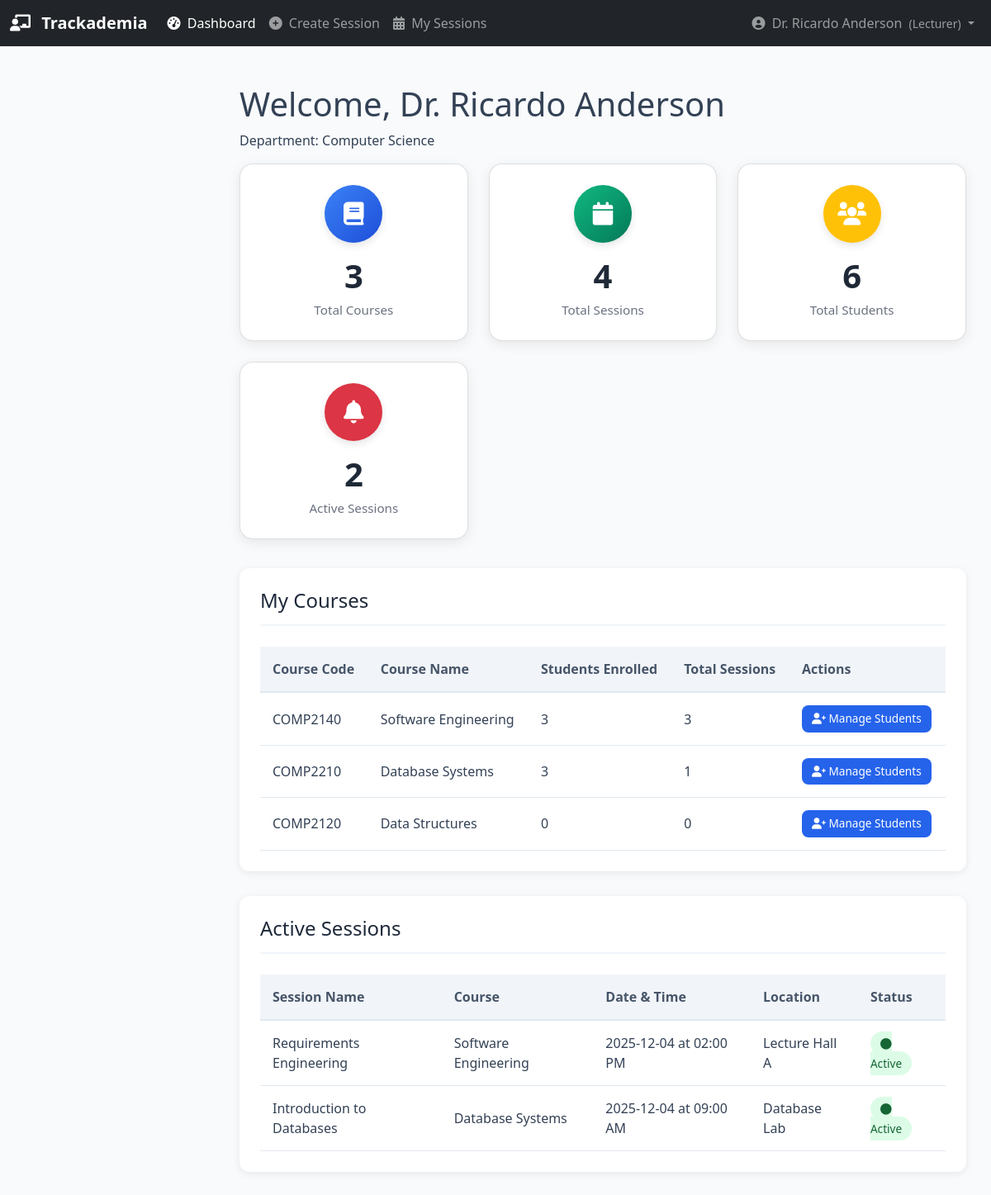
The page /lecturer/dashboard (signed in) on the database its author committed.
### database.py (models this page shows, shortened)
class User(db.Model):
    __tablename__ = 'users'
    id = db.Column(db.Integer, primary_key=True)
    username = db.Column(db.String(80), unique=True, nullable=False)
    password_hash = db.Column(db.String(200), nullable=False)
    name = db.Column(db.String(100), nullable=False)
    email = db.Column(db.String(120), unique=True, nullable=True)
    user_type = db.Column(db.String(20), nullable=False)  # 'admin', 'lecturer', or 'student'
    is_active = db.Column(db.Boolean, default=True)
    created_at = db.Column(db.DateTime, default=datetime.utcnow)

class Lecturer(db.Model):
    __tablename__ = 'lecturers'
    id = db.Column(db.Integer, primary_key=True)
    user_id = db.Column(db.Integer, db.ForeignKey('users.id'), nullable=False)
    department = db.Column(db.String(100))
    employee_id = db.Column(db.String(50), unique=True)
    office_location = db.Column(db.String(200))
    office_hours = db.Column(db.String(200))
    is_active = db.Column(db.Boolean, default=True)
    user = db.relationship('User', backref='lecturer_profile')
    courses = db.relationship('Course', backref='lecturer', lazy=True)
    sessions = db.relationship('Session', backref='lecturer', lazy=True)

class Course(db.Model):
    __tablename__ = 'courses'
    id = db.Column(db.Integer, primary_key=True)
    name = db.Column(db.String(200), nullable=False)
    code = db.Column(db.String(50), unique=True)
    description = db.Column(db.Text, nullable=True)
    credits = db.Column(db.Integer, default=3)
    semester = db.Column(db.String(50))  # Fall 2024, Spring 2025, etc.
    max_capacity = db.Column(db.Integer, default=30)
    lecturer_id = db.Column(db.Integer, db.ForeignKey('lecturers.id'), nullable=False)
    is_active = db.Column(db.Boolean, default=True)
    created_at = db.Column(db.DateTime, default=datetime.utcnow)
    students = db.relationship('Student',
                              secondary=enrollments,
                              back_populates='courses')
    sessions = db.relationship('Session', backref='course', lazy=True)

class Session(db.Model):
    __tablename__ = 'sessions'
    id = db.Column(db.Integer, primary_key=True)
    course_id = db.Column(db.Integer, db.ForeignKey('courses.id'))
    name = db.Column(db.String(100))
    date = db.Column(db.Date)
    start_time = db.Column(db.Time)
    duration_minutes = db.Column(db.Integer)
    location = db.Column(db.String(200))
    allowed_distance_meters = db.Column(db.Integer, default=50)
    lecturer_id = db.Column(db.Integer, db.ForeignKey('lecturers.id'))
    status = db.Column(db.String(20), default='upcoming')  # upcoming, active, past
    latitude = db.Column(db.Float)
    longitude = db.Column(db.Float)
    allowed_ip_range = db.Column(db.String(100), nullable=True)
    attendance_records = db.relationship('Attendance', back_populates='session', cascade='all, delete-orphan')

### app.py (the view)
@app.route('/lecturer/dashboard')
def lecturer_dashboard():
    lecturer_id = flask_session.get('user_id')
    lecturer = db.session.query(Lecturer).filter_by(user_id=lecturer_id).first()
    if not lecturer:
        flask_session.clear()
        return redirect(url_for('login'))
    courses = db.session.query(Course).filter_by(lecturer_id=lecturer.id).all()
    total_sessions = db.session.query(SessionModel).filter_by(lecturer_id=lecturer.id).count()
    total_students = 0
    for course in courses:
        total_students += len(course.students)
    active_sessions = db.session.query(SessionModel).filter_by(
        lecturer_id=lecturer.id,
        status='active'
    ).all()
    return render_template('lecturer_dashboard.html',
                         lecturer=lecturer,
                         courses=courses,
                         total_sessions=total_sessions,
                         total_students=total_students,
                         active_sessions=active_sessions)

### templates/lecturer_dashboard.html (shortened to what this page needs)
{% extends "base.html" %}
{% block content %}
<div class="dashboard-header">
    <h1>Welcome, {{ lecturer.user.name }}</h1>
    <p>Department: {{ lecturer.department }}</p>
</div>
<div class="dashboard-cards">
    <div class="card">
        <div class="card-icon bg-primary">
            <i class="fas fa-book"></i>
        </div>
        <h3>{{ courses|length }}</h3>
        <p>Total Courses</p>
    </div>
    <div class="card">
        <div class="card-icon bg-success">
            <i class="fas fa-calendar"></i>
        </div>
        <h3>{{ total_sessions }}</h3>
        <p>Total Sessions</p>
    </div>
    <div class="card">
        <div class="card-icon bg-warning">
            <i class="fas fa-users"></i>
        </div>
        <h3>{{ total_students }}</h3>
        <p>Total Students</p>
    </div>
    <div class="card">
        <div class="card-icon bg-danger">
            <i class="fas fa-bell"></i>
        </div>
        <h3>{{ active_sessions|length }}</h3>
        <p>Active Sessions</p>
    </div>
</div>
<div class="table-container">
    <h2>My Courses</h2>
    <table>
        <thead>
            <tr>
                <th>Course Code</th>
                <th>Course Name</th>
                <th>Students Enrolled</th>
                <th>Total Sessions</th>
                <th>Actions</th>
            </tr>
        </thead>
        <tbody>
            {% for course in courses %}
            <tr>
                <td>{{ course.code }}</td>
                <td>{{ course.name }}</td>
                <td>{{ course.students|length }}</td>
                <td>{{ course.sessions|length }}</td>
                <td>
                    <a href="{{ url_for('manage_students', course_id=course.id) }}" class="btn btn-primary btn-sm">
                        <i class="fas fa-user-plus"></i> Manage Students
                    </a>
                </td>
            </tr>
            {% endfor %}
        </tbody>
    </table>
</div>
<div class="table-container">
    <h2>Active Sessions</h2>
    <table>
        <thead>
            <tr>
                <th>Session Name</th>
                <th>Course</th>
                <th>Date & Time</th>
                <th>Location</th>
                <th>Status</th>
            </tr>
        </thead>
        <tbody>
            {% for session in active_sessions %}
            <tr>
                <td>{{ session.name }}</td>
                <td>{{ session.course.name }}</td>
                <td>{{ session.date }} at {{ session.start_time.strftime('%I:%M %p') }}</td>
                <td>{{ session.location }}</td>
                <td>
                    <span class="status-badge status-active">
                        <i class="fas fa-circle"></i> Active
                    </span>
                </td>
            </tr>
            {% endfor %}
        </tbody>
    </table>
</div>
{% endblock %}

### templates/base.html (shortened to what this page needs)
<!DOCTYPE html>
<html lang="en">
<head>
    <link href="https://cdn.jsdelivr.net/npm/bootstrap@5.1.3/dist/css/bootstrap.min.css" rel="stylesheet">
    <link rel="stylesheet" href="{{ url_for('static', filename='css/style.css') }}">
    <link rel="stylesheet" href="https://cdnjs.cloudflare.com/ajax/libs/font-awesome/6.0.0/css/all.min.css">
</head>
<body>
    <nav class="navbar navbar-expand-lg navbar-dark bg-dark">
        <div class="container-fluid">
            <a class="navbar-brand" href="{{ url_for('index') }}">
                <i class="fas fa-chalkboard-teacher me-2"></i>
                <strong>Trackademia</strong>
            </a>
            <div class="collapse navbar-collapse" id="navbarNav">
                <ul class="navbar-nav me-auto">
                    {% if 'user_id' in session %}
                        {% if session.user_type == 'admin' %}
                            <li class="nav-item">
                                <a class="nav-link {{ 'active' if request.endpoint == 'admin_dashboard' }}"
                                   href="{{ url_for('admin_dashboard') }}">
                                    <i class="fas fa-tachometer-alt me-1"></i> Dashboard
                                </a>
                            </li>
                            <li class="nav-item dropdown">
                                <a class="nav-link dropdown-toggle" href="#" id="usersDropdown" role="button"
                                   data-bs-toggle="dropdown">
                                    <i class="fas fa-users me-1"></i> Users
                                </a>
                                <ul class="dropdown-menu">
                                    <li>
                                        <a class="dropdown-item" href="{{ url_for('admin_users') }}">
                                            <i class="fas fa-list me-2"></i> Manage Users
                                        </a>
                                    </li>
                                    <li>
                                        <a class="dropdown-item" href="{{ url_for('admin_create_user') }}">
                                            <i class="fas fa-user-plus me-2"></i> Create User
                                        </a>
                                    </li>
                                    <li>
                                        <a class="dropdown-item" href="{{ url_for('admin_import_users') }}">
                                            <i class="fas fa-file-import me-2"></i> Import Users
                                        </a>
                                    </li>
                                </ul>
                            </li>
                            <li class="nav-item dropdown">
                                <a class="nav-link dropdown-toggle" href="#" id="coursesDropdown" role="button"
                                   data-bs-toggle="dropdown">
                                    <i class="fas fa-book me-1"></i> Courses
                                </a>
                                <ul class="dropdown-menu">
                                    <li>
                                        <a class="dropdown-item" href="{{ url_for('admin_courses') }}">
                                            <i class="fas fa-list me-2"></i> All Courses
                                        </a>
                                    </li>
                                    <li>
                                        <a class="dropdown-item" href="{{ url_for('admin_create_course') }}">
                                            <i class="fas fa-plus-circle me-2"></i> Create Course
                                        </a>
                                    </li>
                                </ul>
                            </li>
                            <li class="nav-item">
                                <a class="nav-link {{ 'active' if request.endpoint == 'admin_removal_requests' }}"
                                   href="{{ url_for('admin_removal_requests') }}">
                                    <i class="fas fa-clipboard-list me-1"></i> Requests
                                    {% if pending_requests_count and pending_requests_count > 0 %}
                                    <span class="badge bg-danger">{{ pending_requests_count }}</span>
                                    {% endif %}
                                </a>
                            </li>
                            <li class="nav-item">
                                <a class="nav-link {{ 'active' if request.endpoint == 'admin_reports' }}"
                                   href="{{ url_for('admin_reports') }}">
                                    <i class="fas fa-chart-bar me-1"></i> Reports
                                </a>
                            </li>
                        {% elif session.user_type == 'lecturer' %}
                            <li class="nav-item">
                                <a class="nav-link {{ 'active' if request.endpoint == 'lecturer_dashboard' }}"
                                   href="{{ url_for('lecturer_dashboard') }}">
                                    <i class="fas fa-tachometer-alt me-1"></i> Dashboard
                                </a>
                            </li>
                            <li class="nav-item">
                                <a class="nav-link {{ 'active' if request.endpoint == 'create_session' }}"
                                   href="{{ url_for('create_session') }}">
                                    <i class="fas fa-plus-circle me-1"></i> Create Session
                                </a>
                            </li>
                            <li class="nav-item">
                                <a class="nav-link {{ 'active' if request.endpoint == 'my_sessions' }}"
                                   href="{{ url_for('my_sessions') }}">
                                    <i class="fas fa-calendar-alt me-1"></i> My Sessions
                                </a>
                            </li>
                        {% endif %}
                    {% endif %}
                </ul>
                <ul class="navbar-nav ms-auto">
                    {% if 'user_id' in session %}
                        <li class="nav-item dropdown">
                            <a class="nav-link dropdown-toggle" href="#" id="userDropdown" role="button"
                               data-bs-toggle="dropdown">
                                <i class="fas fa-user-circle me-1"></i> {{ session.name }}
                                <small class="ms-1">({{ session.user_type|title }})</small>
                            </a>
                        </li>
                    {% else %}
                        <li class="nav-item">
                            <a class="nav-link" href="{{ url_for('login') }}">
                                <i class="fas fa-sign-in-alt me-1"></i> Login
                            </a>
                        </li>
                    {% endif %}
                </ul>
            </div>
        </div>
    </nav>
    <div class="main-content">
        {% block content %}{% endblock %}
    </div>
</body>
</html>

### rows shown on the page
User: name "Dr. Ricardo Anderson", user.name "Dr. Ricardo Anderson"
Lecturer: department "Computer Science"
Course: code "COMP2140", name "Software Engineering", students|length "3", sessions|length "3"
Course: code "COMP2210", name "Database Systems", students|length "3", sessions|length "1"
Course: code "COMP2120", name "Data Structures", students|length "0", sessions|length "0"

### other values the page prints
{{ session.user_type|title }} "Lecturer"
{{ courses|length }} "3"
{{ total_sessions }} "4"
{{ total_students }} "6"
{{ active_sessions|length }} "2"
{{ session.name }} "Requirements Engineering"
{{ session.course.name }} "Software Engineering"
{{ session.date }} "2025-12-04"
{{ session.start_time.strftime('%I:%M %p') }} "02:00 PM"
{{ session.location }} "Lecture Hall A"
{{ session.name }} "Introduction to Databases"
{{ session.course.name }} "Database Systems"
{{ session.start_time.strftime('%I:%M %p') }} "09:00 AM"
{{ session.location }} "Database Lab"
